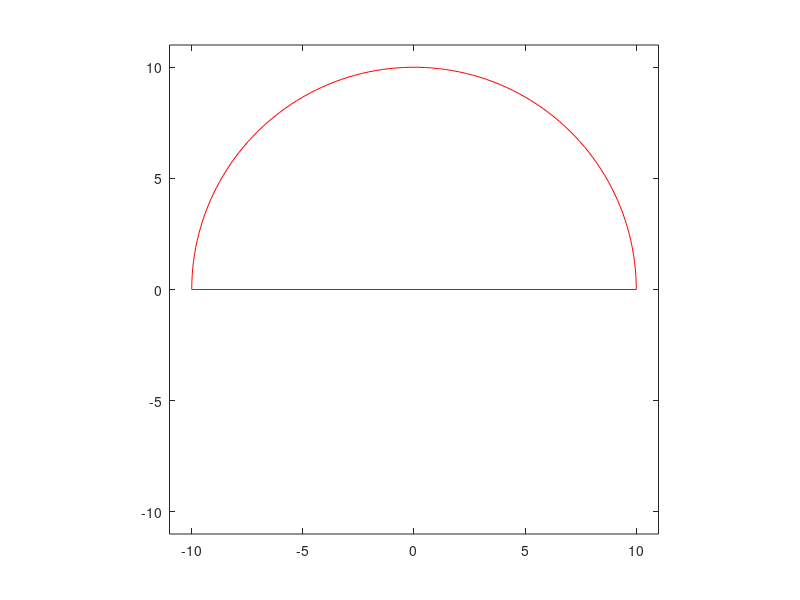

The MATLAB script that drew this image:
% function P = plot_arc(a,b,h,k,r)
a=pi;
b=0;
h = 0;
k = 0;
r=10;
% Plot a circular arc as a pie wedge.
% a is start of arc in radians, 
% b is end of arc in radians, 
% (h,k) is the center of the circle.
% r is the radius.
% Try this:   plot_arc(pi/4,3*pi/4,9,-4,3)
% Author:  Matt Fig
t = linspace(a,b);
x = r*cos(t) + h;
y = r*sin(t) + k;
x = [x h x(1)];
y = [y k y(1)];
P = plot(x,y,'r');
axis([h-r-1 h+r+1 k-r-1 k+r+1]) 
axis square;
if ~nargout
    clear P
end